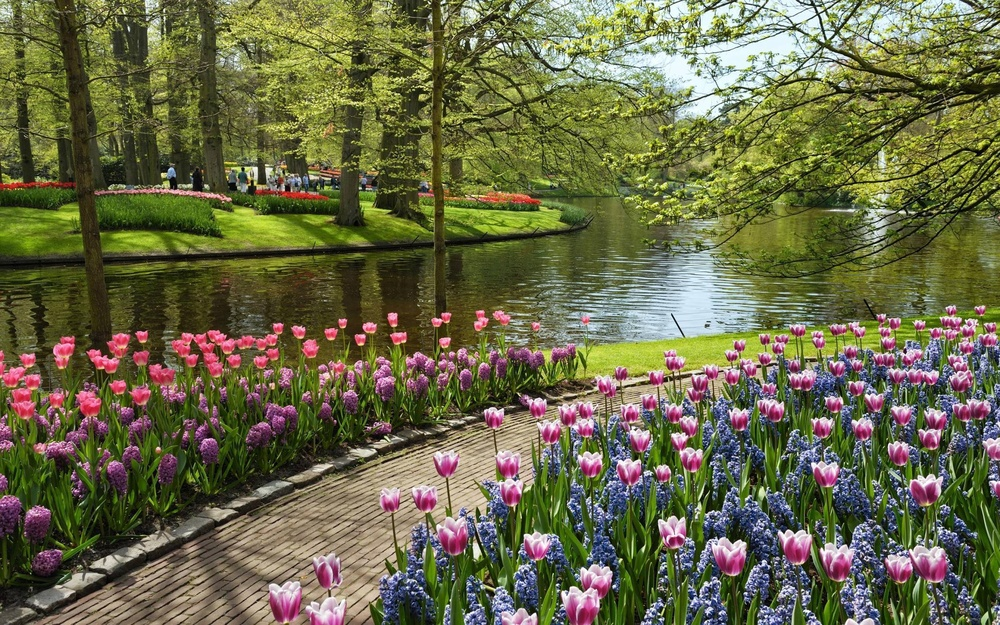
#> input picture images/11.jpg, 1000 x 625 px, shrunk from 2304 x 1440 before the run
$ python -i neon.py   (imports and definitions only)
#> lines starting #> are read from the running program, lines starting #| are printed output that depends on the picture
import streamlit as st
import cv2
import numpy as np
from PIL import Image
import io

# Load and preprocess the image
# [5 lines left out: function load_image, not called in this run]

# Function to create a neon effect
def neon_effect(img):
    img_cv = cv2.cvtColor(np.array(img), cv2.COLOR_RGB2BGR)
#> img_cv is the input picture: shape (625, 1000, 3); mean B, G, R 71.4, 105.6, 105.5
    hsv = cv2.cvtColor(img_cv, cv2.COLOR_BGR2HSV)
#> hsv: shape (625, 1000, 3); mean H, S, V 51.7, 127.4, 115.6
    hsv[:, :, 1] = cv2.add(hsv[:, :, 1], 50)  # Increase saturation
#> hsv: shape (625, 1000, 3); mean H, S, V 51.7, 174.1, 115.6
    hsv[:, :, 2] = cv2.add(hsv[:, :, 2], 50)  # Increase brightness
#> hsv: shape (625, 1000, 3); mean H, S, V 51.7, 174.1, 163.3
    neon = cv2.cvtColor(hsv, cv2.COLOR_HSV2BGR)
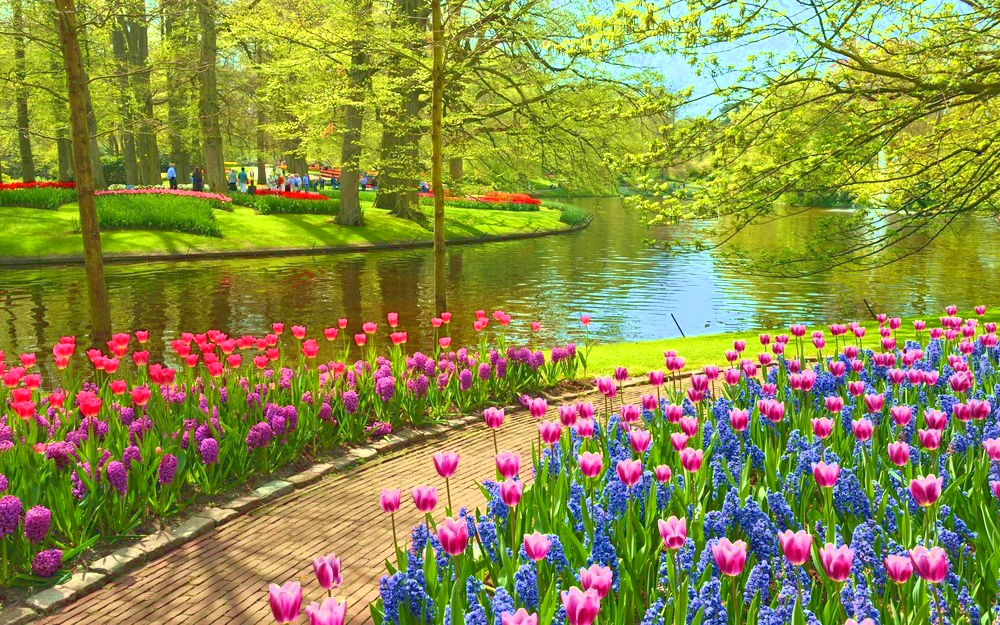
#> neon: shape (625, 1000, 3); mean B, G, R 71.2, 141.9, 139.5
    blur = cv2.GaussianBlur(neon, (21, 21), 0)
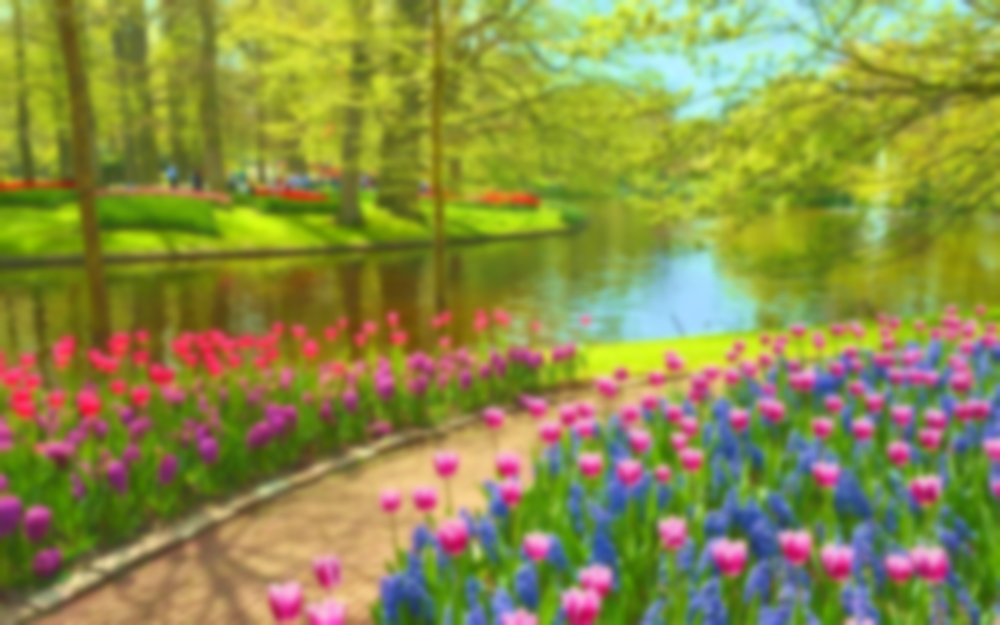
#> blur: shape (625, 1000, 3); mean B, G, R 71.1, 141.9, 139.5
    result = cv2.addWeighted(neon, 1.2, blur, -0.2, 0)
    return Image.fromarray(cv2.cvtColor(result, cv2.COLOR_BGR2RGB))

# Streamlit App
# [65 lines left out: function main, not called in this run]

# [2 lines not run here, left out]

>>> import cv2
>>> picture = cv2.cvtColor(cv2.imread('images/11.jpg'), cv2.COLOR_BGR2RGB)
>>> result = neon_effect(picture)

$ run again, on images/15.jpg
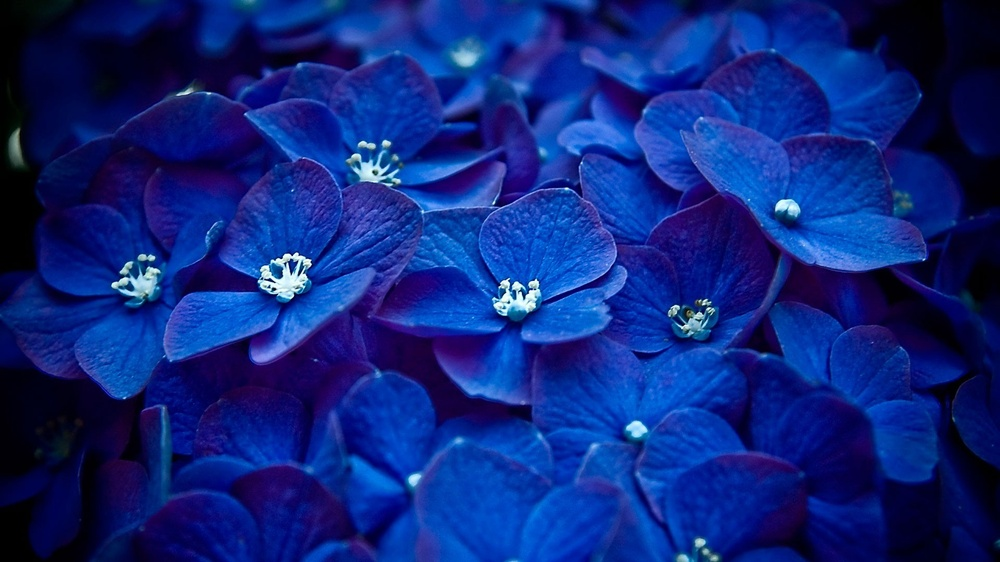
#> input picture images/15.jpg, 1000 x 562 px, shrunk from 1920 x 1080 before the run
#> in neon_effect, img_cv is the input picture: shape (562, 1000, 3); mean B, G, R 124.4, 37.2, 13.2
#> in neon_effect, `neon = cv2.cvtColor(hsv, cv2.COLOR_HSV2BGR)`:
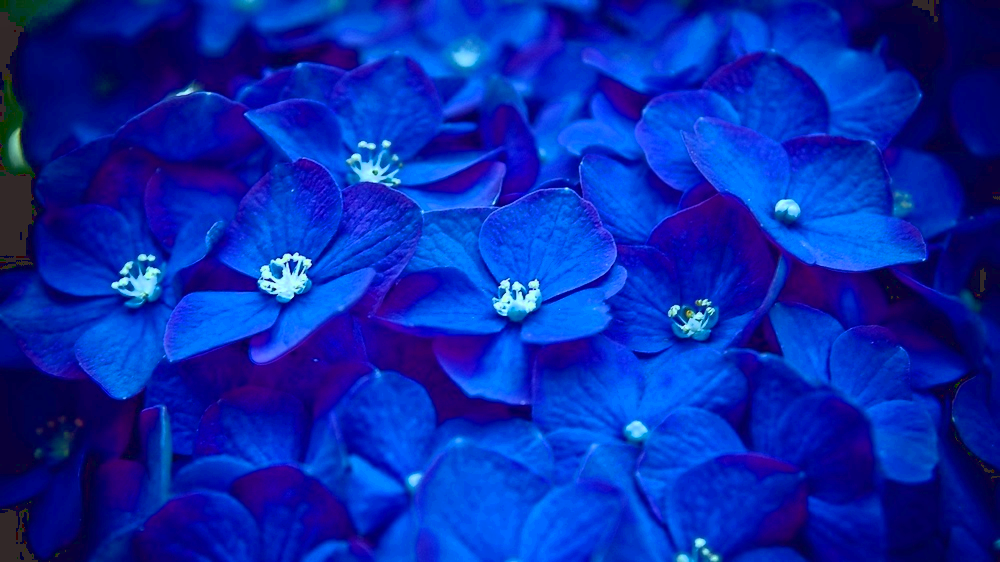
#> neon: shape (562, 1000, 3); mean B, G, R 173.3, 40.3, 8.2
#> in neon_effect, `blur = cv2.GaussianBlur(neon, (21, 21), 0)`:
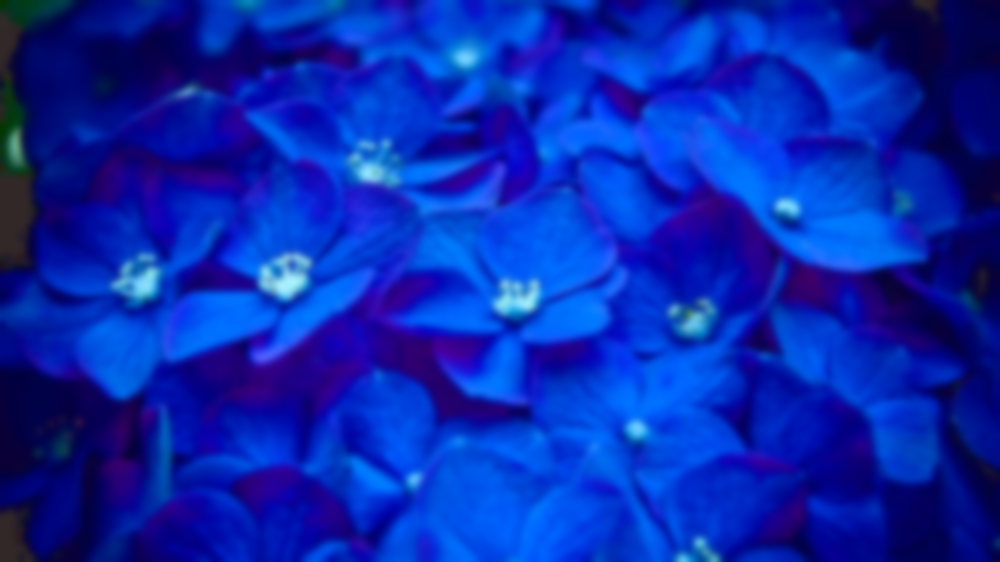
#> blur: shape (562, 1000, 3); mean B, G, R 173.3, 40.3, 8.2

$ run again, on images/18.jpg
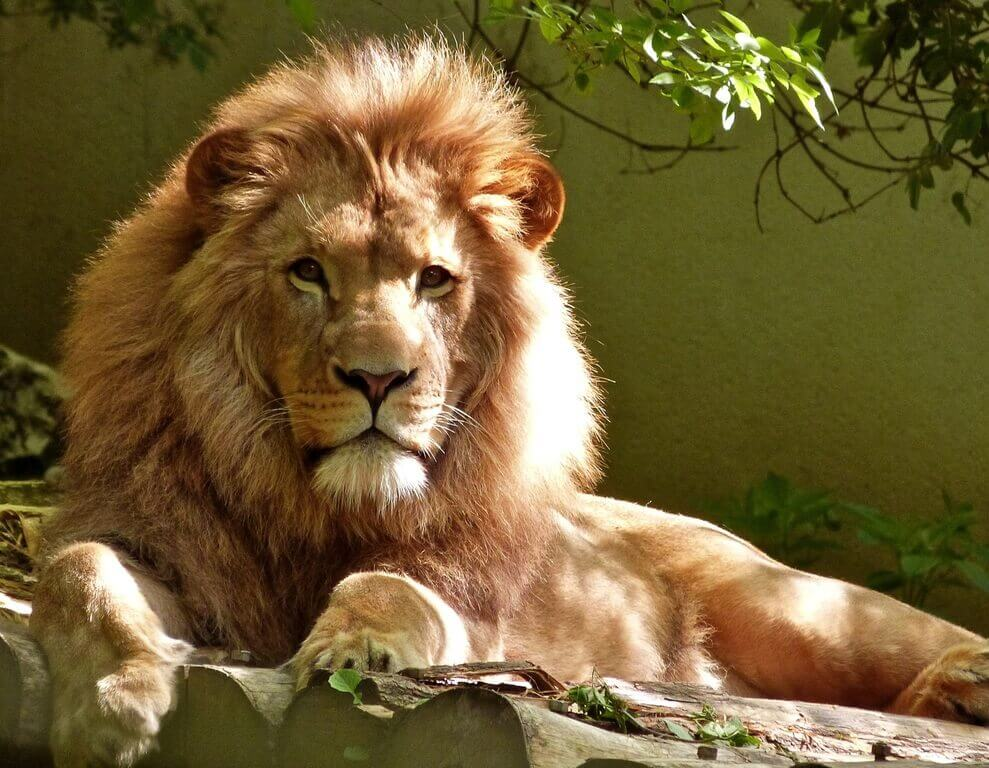
#> input picture images/18.jpg, 989 x 768 px
#> in neon_effect, img_cv is the input picture: shape (768, 989, 3); mean B, G, R 52.7, 95.7, 114.3
#> in neon_effect, `neon = cv2.cvtColor(hsv, cv2.COLOR_HSV2BGR)`:
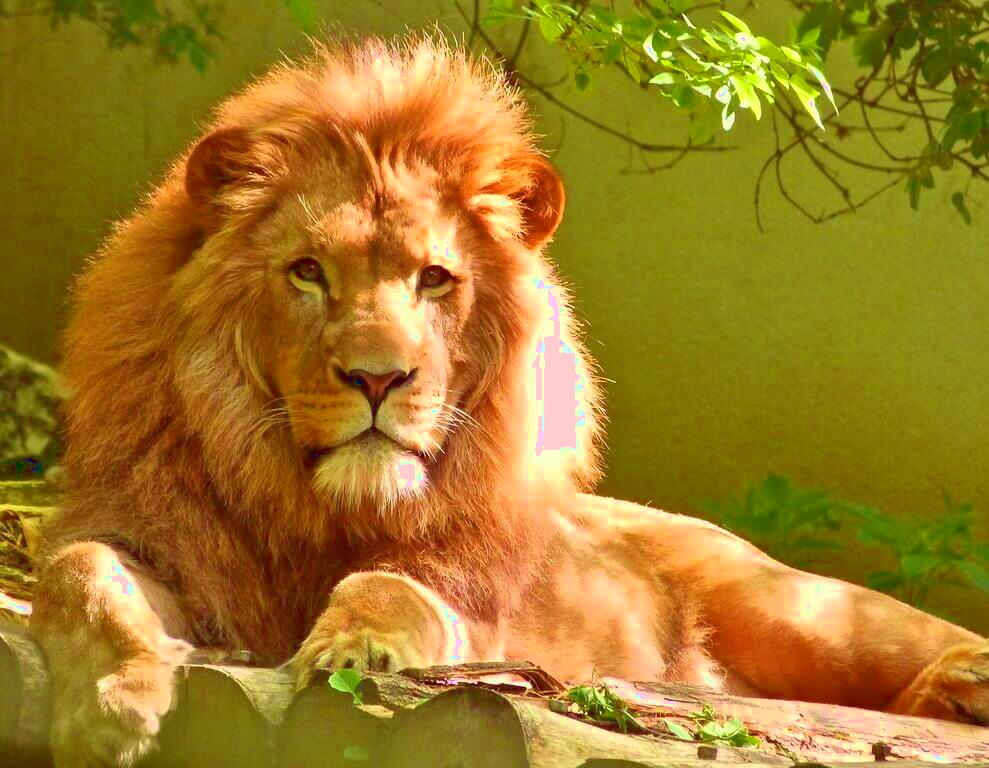
#> neon: shape (768, 989, 3); mean B, G, R 37.6, 123.5, 159.3
#> in neon_effect, `blur = cv2.GaussianBlur(neon, (21, 21), 0)`:
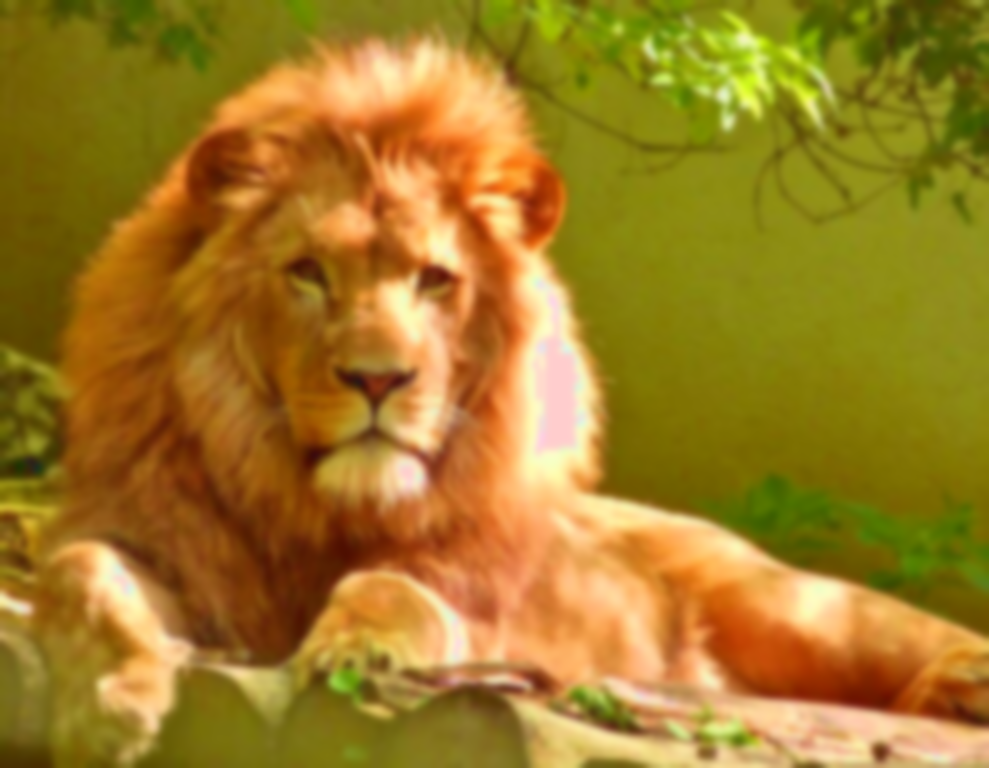
#> blur: shape (768, 989, 3); mean B, G, R 37.6, 123.5, 159.3

$ run again, on images/20.jpg
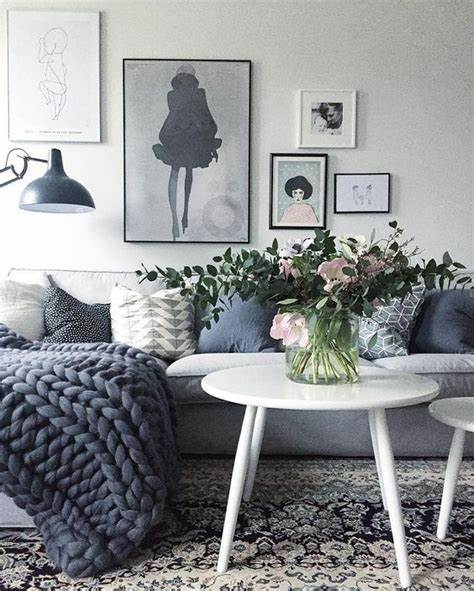
#> input picture images/20.jpg, 474 x 591 px
#> in neon_effect, img_cv is the input picture: shape (591, 474, 3); mean B, G, R 146.7, 145.1, 142.8
#> in neon_effect, `neon = cv2.cvtColor(hsv, cv2.COLOR_HSV2BGR)`:
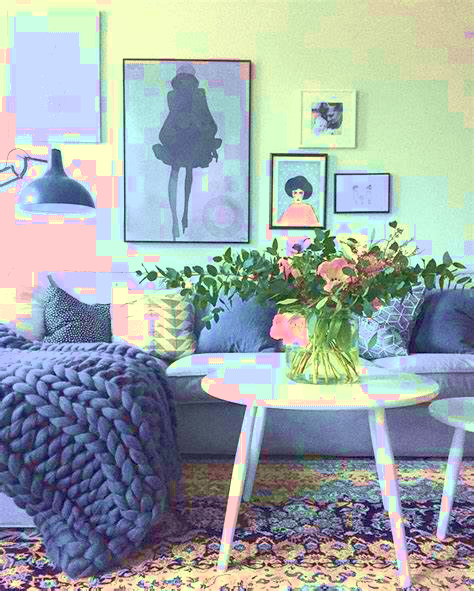
#> neon: shape (591, 474, 3); mean B, G, R 170.6, 170.3, 158.2
#> in neon_effect, `blur = cv2.GaussianBlur(neon, (21, 21), 0)`:
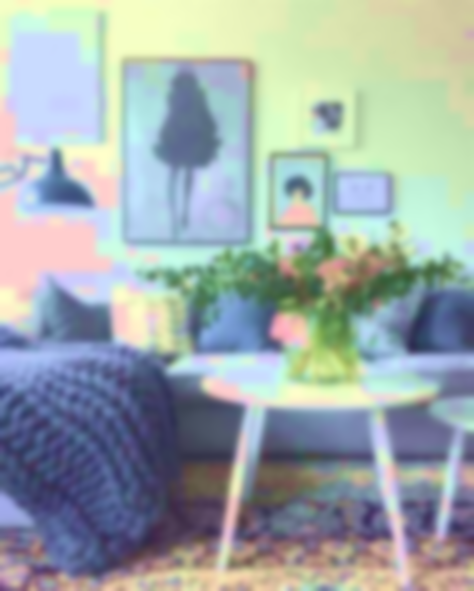
#> blur: shape (591, 474, 3); mean B, G, R 170.6, 170.3, 158.2
